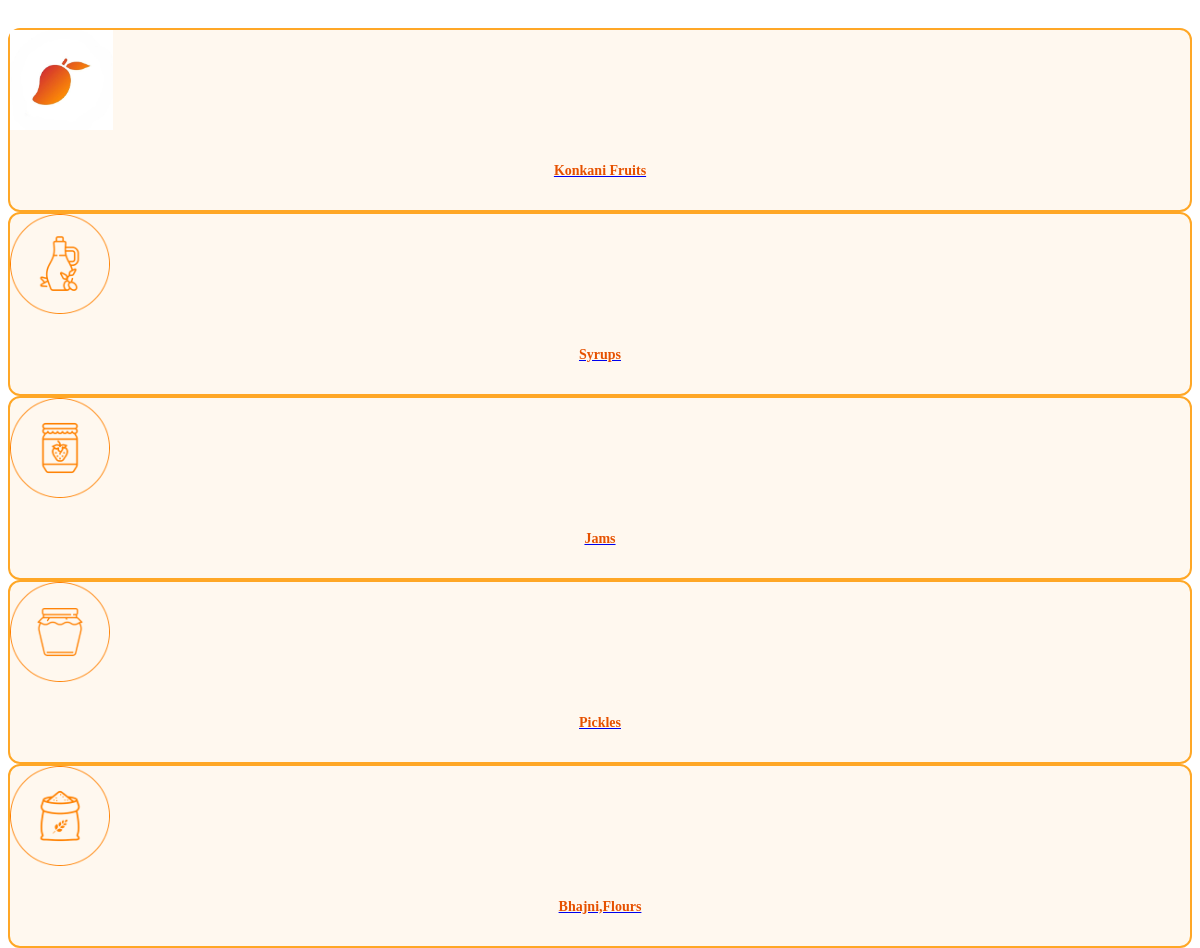
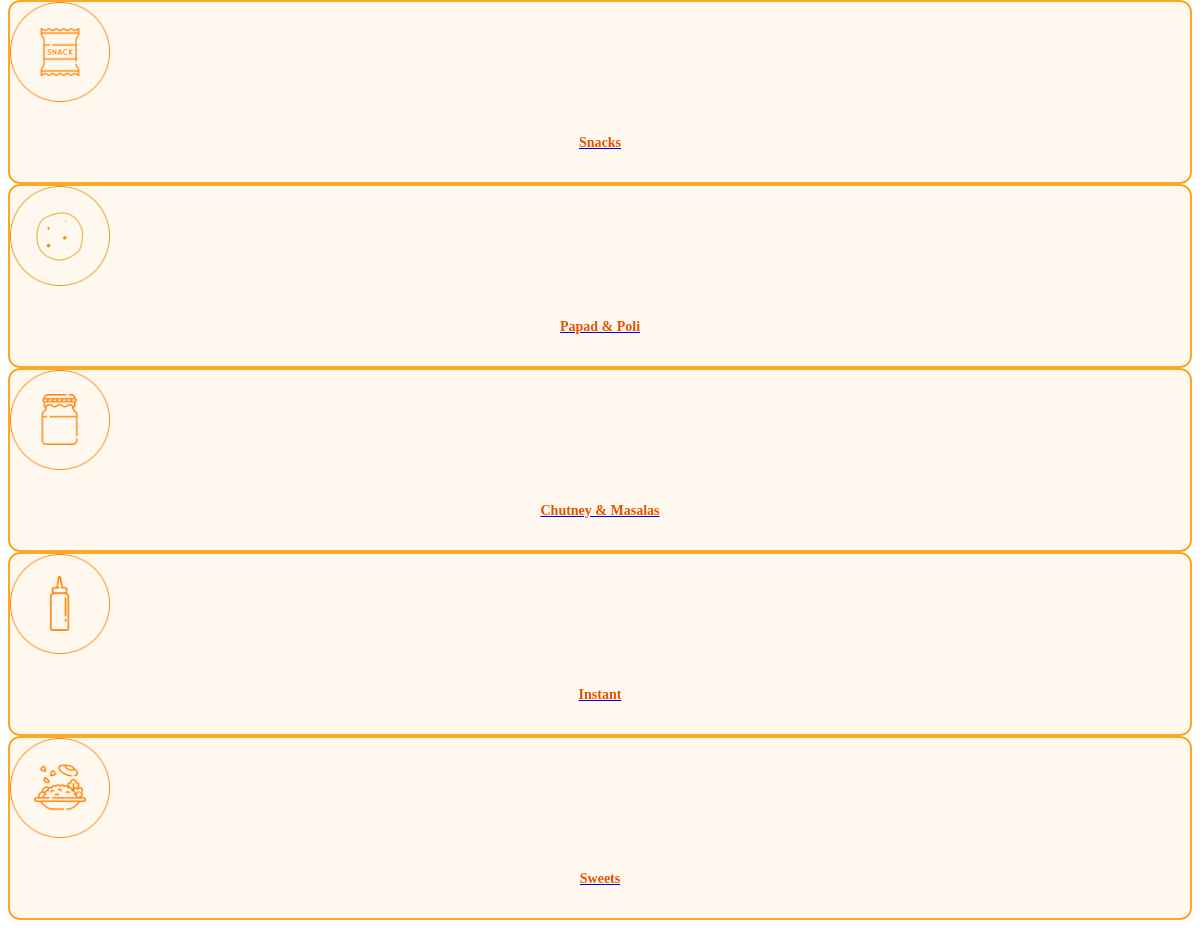
Page /category_list.php on the committed database (2 pictures, top to bottom).
### tables this page shows
CREATE TABLE `category_master` (
    `id` INT AUTO_INCREMENT PRIMARY KEY,
    `category_name` VARCHAR(255) NOT NULL,
    `category_image` VARCHAR(255) NOT NULL
);

### category_list.php (the view, shortened to what this page needs)
<section style="padding: 20px 0;">
    <div class="container-fluid my-4">
        <div class="swiper categorySwiper">
            <div class="swiper-wrapper">
                <?php
                include('connection.php');
                $query = "SELECT * FROM category_master";
                $result = mysqli_query($conn, $query);
                while ($row = mysqli_fetch_assoc($result)) {
                    $imgPath = './admin/uploads/category/' . $row['id'] . '/' . $row['category_image'];
                    $categoryName = htmlspecialchars($row['category_name']);
                ?>
                    <div class="swiper-slide">
                        <a href="webproduct.php?category=<?php echo $row['id'] ?>">
                            <div class="card text-center p-2">
                                <img src="<?php echo $imgPath; ?>" class="card-img-top img-fluid" style="height: 100px; object-fit: contain;" alt="<?php echo $categoryName; ?>">
                                <div class="card-body p-2">
                                    <h6 class="card-title mb-0"><?php echo $categoryName; ?></h6>
                                </div>
                            </div>
                        </a>
                    </div>
                <?php } ?>
            </div>
        </div>
    </div>
</section>

### category_list.php (style rules this page uses)
.categorySwiper .card { border: 2px solid #ffa726; border-radius: 12px; background-color: #fff8ef; transition: transform 0.3s ease; height: 180px; }
.categorySwiper .card-title { font-size: 14px; color: #e65100; }
.categorySwiper .card-img-top { max-height: 100px; }
.categorySwiper .card-body { display: flex; justify-content: center; align-items: center; text-align: center; }

### rows in the picture
category_master: id+category_image+category_name (picture), category_name "Konkani Fruits"
category_master: id+category_image+category_name (picture), category_name "Syrups"
category_master: id+category_image+category_name (picture), category_name "Jams"
category_master: id+category_image+category_name (picture), category_name "Pickles"
category_master: id+category_image+category_name (picture), category_name "Bhajni,Flours"
category_master: id+category_image+category_name (picture), category_name "Snacks"
category_master: id+category_image+category_name (picture), category_name "Papad & Poli"
category_master: id+category_image+category_name (picture), category_name "Chutney & Masalas"
category_master: id+category_image+category_name (picture), category_name "Instant"
category_master: id+category_image+category_name (picture), category_name "Sweets"
